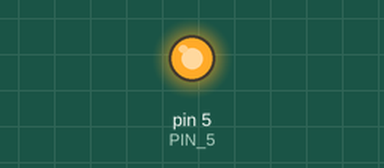
The sketch below on a simulated Arduino Uno, built with avr-gcc and run on an emulated ATmega328P. On the bench: output pins drawn as LEDs (lit = HIGH).

Above: at 0.2 s.
At 5.5 s:
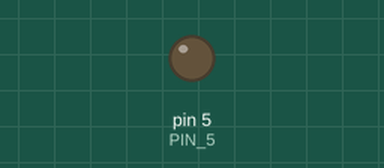
Timing chart, 0 to 8.1 s (numbered marks = the images above):
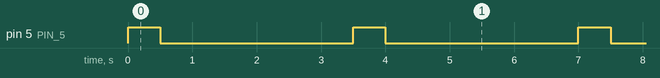

The sketch:

blink-pin5.ino
```cpp
// create variable for pin 5

int PIN_5 = 5;

void setup() {

  // sets LED_BUILTIN pin to output mode
  pinMode(PIN_5, OUTPUT);
}

void loop() {

  // turn the LED on (HIGH is the voltage level)
  digitalWrite(PIN_5, HIGH);

  // set delay
  delay(500);

  // turn the LED off by making the voltage LOW
  digitalWrite(PIN_5, LOW);

  // set delay
  delay(3000);
}
```

Measured:
- by itself, pin 5 (PIN_5): alternates HIGH for 0.50 s and LOW for 3.0 s
